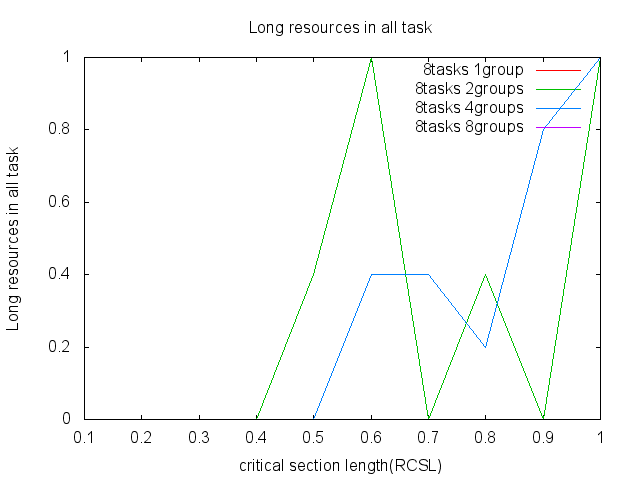

The gnuplot source for this figure:
#!/Applications/gnuplot.app/bin/gnuplot -persist
#
#    
#    	G N U P L O T
#    	Version 4.7 patchlevel 0    last modified 2012-03-12 
#    	Build System: Darwin x86_64
#    
#    	Copyright (C) 1986-1993, 1998, 2004, 2007-2012
#    	Thomas Williams, Colin Kelley and many others
#    
#    	gnuplot home:     http://www.gnuplot.info
#    	mailing list:     gnuplot-beta@lists.sourceforge.net
#    	faq, bugs, etc:   type "help FAQ"
#    	immediate help:   type "help"  (plot window: hit 'h')
# set terminal x11 
# set output
unset clip points
set clip one
unset clip two
set bar 1.000000 front
set border 31 front linetype -1 linewidth 1.000
set timefmt z "%d/%m/%y,%H:%M"
set zdata 
set timefmt y "%d/%m/%y,%H:%M"
set ydata 
set timefmt x "%d/%m/%y,%H:%M"
set xdata 
set timefmt cb "%d/%m/%y,%H:%M"
set timefmt y2 "%d/%m/%y,%H:%M"
set y2data 
set timefmt x2 "%d/%m/%y,%H:%M"
set x2data 
set boxwidth
set style fill  empty border
set style rectangle back fc lt -3 fillstyle   solid 1.00 border lt -1
set style circle radius graph 0.02, first 0, 0 
set style ellipse size graph 0.05, 0.03, first 0 angle 0 units xy
set dummy x,y
set format x "% g"
set format y "% g"
set format x2 "% g"
set format y2 "% g"
set format z "% g"
set format cb "% g"
set format r "% g"
set angles radians
unset grid
set raxis
set key title ""
set key inside right top vertical Right noreverse enhanced autotitles nobox
set key noinvert samplen 4 spacing 1 width 0 height 0 
set key maxcolumns 0 maxrows 0
set key noopaque
unset label
unset arrow
set style increment default
unset style line
unset style arrow
set style histogram clustered gap 2 title  offset character 0, 0, 0
unset logscale
set offsets 0, 0, 0, 0
set pointsize 1
set pointintervalbox 1
set encoding default
unset polar
unset parametric
unset decimalsign
set view 60, 30, 1, 1
set samples 100, 100
set isosamples 10, 10
set surface
unset contour
set clabel '%8.3g'
set mapping cartesian
set datafile separator whitespace
unset hidden3d
set cntrparam order 4
set cntrparam linear
set cntrparam levels auto 5
set cntrparam points 5
set size ratio 0 1,1
set origin 0,0
set style data points
set style function lines
set xzeroaxis linetype -2 linewidth 1.000
set yzeroaxis linetype -2 linewidth 1.000
set zzeroaxis linetype -2 linewidth 1.000
set x2zeroaxis linetype -2 linewidth 1.000
set y2zeroaxis linetype -2 linewidth 1.000
set ticslevel 0.5
set mxtics default
set mytics default
set mztics default
set mx2tics default
set my2tics default
set mcbtics default
set xtics border in scale 1,0.5 mirror norotate  offset character 0, 0, 0 autojustify
set xtics autofreq  norangelimit
set ytics border in scale 1,0.5 mirror norotate  offset character 0, 0, 0 autojustify
set ytics autofreq  norangelimit
set ztics border in scale 1,0.5 nomirror norotate  offset character 0, 0, 0 autojustify
set ztics autofreq  norangelimit
set nox2tics
set noy2tics
set cbtics border in scale 1,0.5 mirror norotate  offset character 0, 0, 0 autojustify
set cbtics autofreq  norangelimit
set rtics axis in scale 1,0.5 nomirror norotate  offset character 0, 0, 0 autojustify
set rtics autofreq  norangelimit
set title "Long resources in all task" 
set title  offset character 0, 0, 0 font "" norotate
set timestamp bottom 
set timestamp "" 
set timestamp  offset character 0, 0, 0 font "" norotate
set rrange [ * : * ] noreverse nowriteback
set trange [ * : * ] noreverse nowriteback
set urange [ * : * ] noreverse nowriteback
set vrange [ * : * ] noreverse nowriteback
set xlabel "critical section length(RCSL)" 
set xlabel  offset character 0, 0, 0 font "" textcolor lt -1 norotate
set x2label "" 
set x2label  offset character 0, 0, 0 font "" textcolor lt -1 norotate
set xrange [ * : * ] noreverse nowriteback
set x2range [ * : * ] noreverse nowriteback
set ylabel "Long resources in all task" 
set ylabel  offset character 0, 0, 0 font "" textcolor lt -1 rotate by -270
set y2label "" 
set y2label  offset character 0, 0, 0 font "" textcolor lt -1 rotate by -270
set yrange [ * : * ] noreverse nowriteback
set y2range [ * : * ] noreverse nowriteback
set zlabel "" 
set zlabel  offset character 0, 0, 0 font "" textcolor lt -1 norotate
set zrange [ * : * ] noreverse nowriteback
set cblabel "" 
set cblabel  offset character 0, 0, 0 font "" textcolor lt -1 rotate by -270
set cbrange [ * : * ] noreverse nowriteback
set zero 1e-08
set lmargin  -1
set bmargin  -1
set rmargin  -1
set tmargin  -1
set locale "ja_JP.UTF-8"
set pm3d explicit at s
set pm3d scansautomatic
set pm3d interpolate 1,1 flush begin noftriangles nohidden3d corners2color mean
set palette positive nops_allcF maxcolors 0 gamma 1.5 color model RGB 
set palette rgbformulae 7, 5, 15
set colorbox default
set colorbox vertical origin screen 0.9, 0.2, 0 size screen 0.05, 0.6, 0 front bdefault
set style boxplot candles range  1.50 outliers pt 7 separation 1 labels auto unsorted
set loadpath 
set fontpath 
set psdir
set fit noerrorvariables
GNUTERM = "x11"
set terminal png
set output "120411_plt.png"
plot "pltdata_120411_8tasks.dat" using 1:2 title "8tasks 1group" w l, \
     "pltdata_120411_8tasks.dat" using 1:3 title "8tasks 2groups" w l, \
     "pltdata_120411_8tasks.dat" using 1:4 title "8tasks 4groups" w l, \
     "pltdata_120411_8tasks.dat" using 1:5 title "8tasks 8groups" w l
#    EOF
